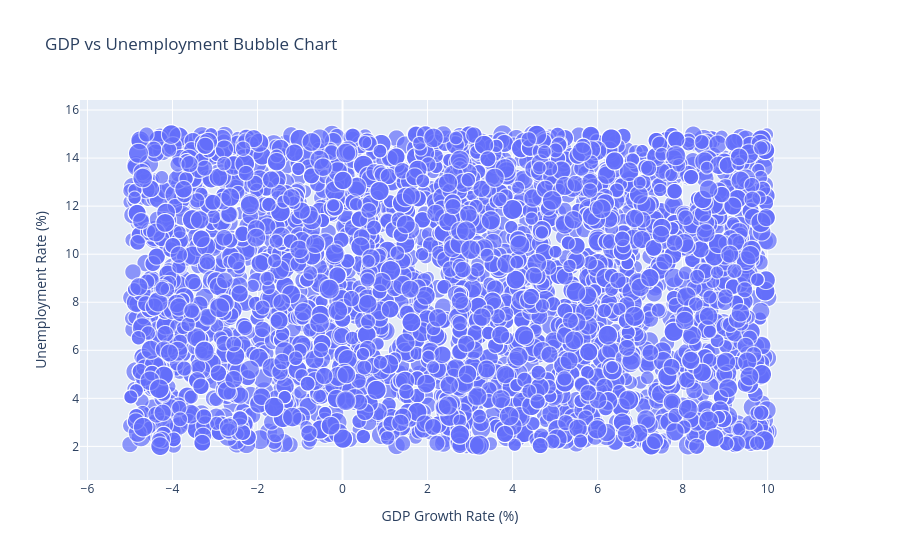

Write notebook code for a chart like this one.
### Markdown cell above
#### **GDP vs Unemployment Bubble Chart**

### Code cell
gdpUnemp = px.scatter(
      data_frame=df,
      x="gdp_growth_rate_pct",
      y="unemployment_rate_pct",
      title="GDP vs Unemployment Bubble Chart",
      size="consumer_confidence_index"
)

gdpUnemp.update_layout(
    xaxis_title="GDP Growth Rate (%)",
    yaxis_title="Unemployment Rate (%)",
    title="GDP vs Unemployment Bubble Chart"
)

gdpUnemp.show()

### Figure 1 — Plotly figure (JSON) as saved in the notebook; plotly's stock layout.template omitted (floating-point values rounded to 4 significant figures; data arrays with more than 128 entries replaced by an {"elided": "..."} marker saying what was removed)
{"data": [{"hovertemplate": "gdp_growth_rate_pct=%{x}<br>unemployment_rate_pct=%{y}<br>consumer_confidence_index=%{marker.size}<extra></extra>", "legendgroup": "", "marker": {"color": "#636efa", "size": {"elided": "5294 int values"}, "sizemode": "area", "sizeref": 0.2975, "symbol": "circle"}, "mode": "markers", "name": "", "showlegend": false, "type": "scattergl", "x": {"elided": "5294 float values"}, "xaxis": "x", "y": {"elided": "5294 float values"}, "yaxis": "y"}], "layout": {"legend": {"itemsizing": "constant", "tracegroupgap": 0}, "title": {"text": "GDP vs Unemployment Bubble Chart"}, "xaxis": {"anchor": "y", "domain": [0, 1], "title": {"text": "GDP Growth Rate (%)"}}, "yaxis": {"anchor": "x", "domain": [0, 1], "title": {"text": "Unemployment Rate (%)"}}}}
